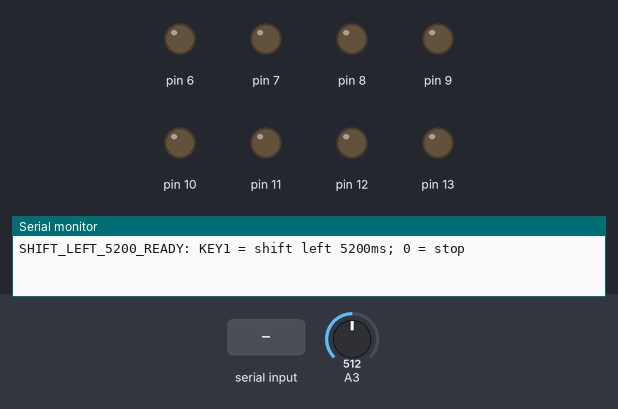
This sketch was run on a simulated Arduino Uno, built with avr-gcc and run on an emulated ATmega328P. Shown: output pins drawn as LEDs (lit = HIGH), the last lines printed to the serial monitor. Inputs (shaded band) come from the test bench; at power-on: A3 = 512.

Above: at 1.2 s.
1.3 s: A3 set to 53
2.8 s: A3 set to 47
At 3.7 s:
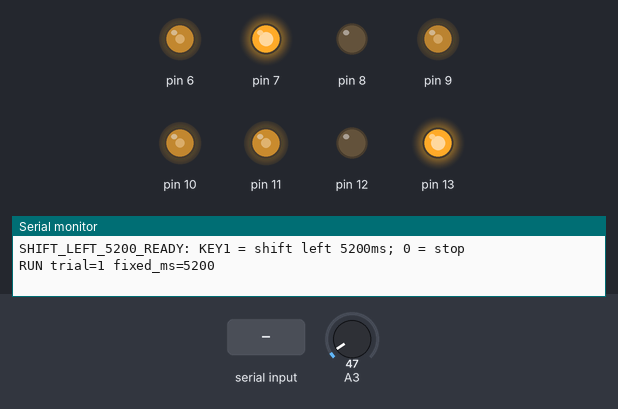
4.3 s: "0" received over Serial
At 5.0 s:
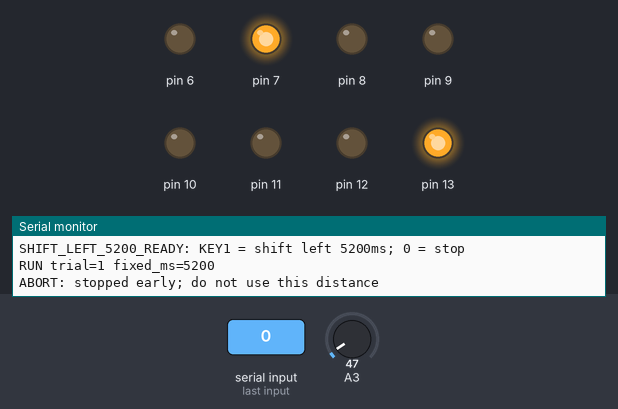
5.8 s: "1" received over Serial
At 6.2 s:
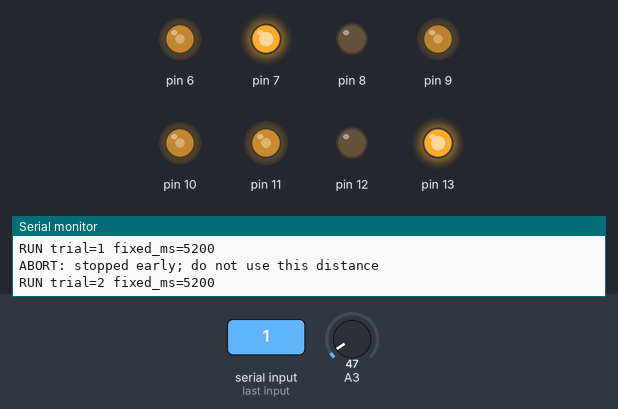
Timing chart, 0 to 12.5 s (numbered marks = the images above; inputs shaded):
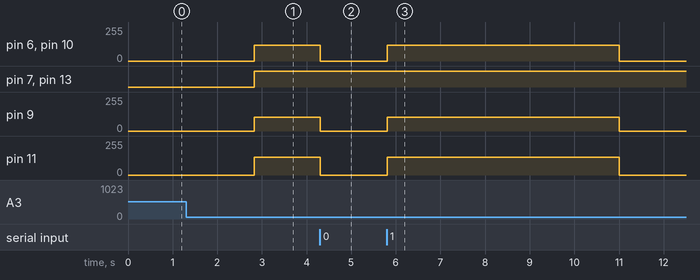

The sketch:

09____5_2__.ino
```cpp
volatile int _E5_B7_A6_E5_90_8E_E6_96_B9_E5_90_91;
volatile int _E5_8F_B3_E5_90_8E_E6_96_B9_E5_90_91;
volatile int _E5_B7_A6_E5_89_8D_E6_96_B9_E5_90_91;
volatile int _E5_8F_B3_E5_89_8D_E6_96_B9_E5_90_91;
volatile int _E5_B7_A6_E5_B9_B3_E7_A7_BB1_E5_8F_B7PWM;
volatile int _E5_B7_A6_E5_B9_B3_E7_A7_BB2_E5_8F_B7PWM;
volatile int _E5_B7_A6_E5_B9_B3_E7_A7_BB3_E5_8F_B7PWM;
volatile int _E5_B7_A6_E5_B9_B3_E7_A7_BB4_E5_8F_B7PWM;
volatile unsigned long _E5_B7_A6_E5_B9_B3_E7_A7_BB_E6_97_B6_E9_95_BF_E6_AF_AB_E7_A7_92;
volatile int _E8_BF_90_E8_A1_8C_E7_8A_B6_E6_80_81;
volatile int _E6_8C_89_E9_94_AE_E5_B0_B1_E7_BB_AA;
volatile unsigned long _E5_BC_80_E5_A7_8B_E6_97_B6_E5_88_BB;
volatile unsigned long _E6_B5_8B_E8_AF_95_E6_AC_A1_E6_95_B0;
volatile int _E4_B8_B2_E5_8F_A3_E5_91_BD_E4_BB_A4;

void setup(){
  _E5_B7_A6_E5_90_8E_E6_96_B9_E5_90_91 = 0;
  _E5_8F_B3_E5_90_8E_E6_96_B9_E5_90_91 = 0;
  _E5_B7_A6_E5_89_8D_E6_96_B9_E5_90_91 = 1;
  _E5_8F_B3_E5_89_8D_E6_96_B9_E5_90_91 = 1;
  _E5_B7_A6_E5_B9_B3_E7_A7_BB1_E5_8F_B7PWM = 120;
  _E5_B7_A6_E5_B9_B3_E7_A7_BB2_E5_8F_B7PWM = 105;
  _E5_B7_A6_E5_B9_B3_E7_A7_BB3_E5_8F_B7PWM = 120;
  _E5_B7_A6_E5_B9_B3_E7_A7_BB4_E5_8F_B7PWM = 135;
  _E5_B7_A6_E5_B9_B3_E7_A7_BB_E6_97_B6_E9_95_BF_E6_AF_AB_E7_A7_92 = 5200;
  _E8_BF_90_E8_A1_8C_E7_8A_B6_E6_80_81 = 0;
  _E6_8C_89_E9_94_AE_E5_B0_B1_E7_BB_AA = 0;
  _E5_BC_80_E5_A7_8B_E6_97_B6_E5_88_BB = 0;
  _E6_B5_8B_E8_AF_95_E6_AC_A1_E6_95_B0 = 0;
  _E4_B8_B2_E5_8F_A3_E5_91_BD_E4_BB_A4 = 0;
  Serial.begin(9600);
  pinMode(10, OUTPUT);
  pinMode(9, OUTPUT);
  pinMode(6, OUTPUT);
  pinMode(11, OUTPUT);
  pinMode(A3, INPUT);
analogWrite(10, 0);
analogWrite(9, 0);
analogWrite(6, 0);
analogWrite(11, 0);
pinMode(13, OUTPUT);
pinMode(8, OUTPUT);
pinMode(12, OUTPUT);
pinMode(7, OUTPUT);
Serial.println("SHIFT_LEFT_5200_READY: KEY1 = shift left 5200ms; 0 = stop");
  pinMode(A3, INPUT);
  pinMode(13, OUTPUT);
  pinMode(8, OUTPUT);
  pinMode(12, OUTPUT);
  pinMode(7, OUTPUT);
}

void loop(){
  if ((analogRead(A3) > 100)) {
  _E6_8C_89_E9_94_AE_E5_B0_B1_E7_BB_AA = 1;

  } else {
  if (((_E6_8C_89_E9_94_AE_E5_B0_B1_E7_BB_AA == 1) && (analogRead(A3) < 50))) {
  delay(25);
  if ((analogRead(A3) < 50)) {
  _E6_8C_89_E9_94_AE_E5_B0_B1_E7_BB_AA = 0;
  if ((_E8_BF_90_E8_A1_8C_E7_8A_B6_E6_80_81 == 1)) {
  analogWrite(10, 0);
  analogWrite(9, 0);
  analogWrite(6, 0);
  analogWrite(11, 0);
  _E8_BF_90_E8_A1_8C_E7_8A_B6_E6_80_81 = 0;
  Serial.println("ABORT: stopped early; do not use this distance");

  } else {
  if ((_E8_BF_90_E8_A1_8C_E7_8A_B6_E6_80_81 == 0)) {
  if (((((((((((_E5_B7_A6_E5_90_8E_E6_96_B9_E5_90_91 >= 0) && (_E5_B7_A6_E5_90_8E_E6_96_B9_E5_90_91 <= 1)) && ((_E5_8F_B3_E5_90_8E_E6_96_B9_E5_90_91 >= 0) && (_E5_8F_B3_E5_90_8E_E6_96_B9_E5_90_91 <= 1))) && ((_E5_B7_A6_E5_89_8D_E6_96_B9_E5_90_91 >= 0) && (_E5_B7_A6_E5_89_8D_E6_96_B9_E5_90_91 <= 1))) && ((_E5_8F_B3_E5_89_8D_E6_96_B9_E5_90_91 >= 0) && (_E5_8F_B3_E5_89_8D_E6_96_B9_E5_90_91 <= 1))) && ((_E5_B7_A6_E5_B9_B3_E7_A7_BB1_E5_8F_B7PWM > 0) && (_E5_B7_A6_E5_B9_B3_E7_A7_BB1_E5_8F_B7PWM <= 180))) && ((_E5_B7_A6_E5_B9_B3_E7_A7_BB2_E5_8F_B7PWM > 0) && (_E5_B7_A6_E5_B9_B3_E7_A7_BB2_E5_8F_B7PWM <= 180))) && ((_E5_B7_A6_E5_B9_B3_E7_A7_BB3_E5_8F_B7PWM > 0) && (_E5_B7_A6_E5_B9_B3_E7_A7_BB3_E5_8F_B7PWM <= 180))) && ((_E5_B7_A6_E5_B9_B3_E7_A7_BB4_E5_8F_B7PWM > 0) && (_E5_B7_A6_E5_B9_B3_E7_A7_BB4_E5_8F_B7PWM <= 180))) && ((_E5_B7_A6_E5_B9_B3_E7_A7_BB_E6_97_B6_E9_95_BF_E6_AF_AB_E7_A7_92 > 0) && (_E5_B7_A6_E5_B9_B3_E7_A7_BB_E6_97_B6_E9_95_BF_E6_AF_AB_E7_A7_92 <= 60000)))) {
  analogWrite(10, 0);
  analogWrite(9, 0);
  analogWrite(6, 0);
  analogWrite(11, 0);
  pinMode(13, OUTPUT);
  pinMode(8, OUTPUT);
  pinMode(12, OUTPUT);
  pinMode(7, OUTPUT);
  digitalWrite(13,_E5_8F_B3_E5_89_8D_E6_96_B9_E5_90_91);
  digitalWrite(8,_E5_8F_B3_E5_90_8E_E6_96_B9_E5_90_91);
  digitalWrite(12,_E5_B7_A6_E5_90_8E_E6_96_B9_E5_90_91);
  digitalWrite(7,_E5_B7_A6_E5_89_8D_E6_96_B9_E5_90_91);
  analogWrite(11, _E5_B7_A6_E5_B9_B3_E7_A7_BB4_E5_8F_B7PWM);
  analogWrite(9, _E5_B7_A6_E5_B9_B3_E7_A7_BB2_E5_8F_B7PWM);
  analogWrite(10, _E5_B7_A6_E5_B9_B3_E7_A7_BB1_E5_8F_B7PWM);
  analogWrite(6, _E5_B7_A6_E5_B9_B3_E7_A7_BB3_E5_8F_B7PWM);
  _E5_BC_80_E5_A7_8B_E6_97_B6_E5_88_BB = millis();
  _E8_BF_90_E8_A1_8C_E7_8A_B6_E6_80_81 = 1;
  _E6_B5_8B_E8_AF_95_E6_AC_A1_E6_95_B0 = (_E6_B5_8B_E8_AF_95_E6_AC_A1_E6_95_B0 + 1);
  Serial.print("RUN trial=");
  Serial.print(_E6_B5_8B_E8_AF_95_E6_AC_A1_E6_95_B0);
  Serial.print(" fixed_ms=");
  Serial.println(_E5_B7_A6_E5_B9_B3_E7_A7_BB_E6_97_B6_E9_95_BF_E6_AF_AB_E7_A7_92);

  } else {
  analogWrite(10, 0);
  analogWrite(9, 0);
  analogWrite(6, 0);
  analogWrite(11, 0);
  Serial.println("INVALID_SETTINGS: check direction/PWM/fixed_ms");

  }

  }

  }

  }

  }

  }
  if (Serial.available() > 0) {
  _E4_B8_B2_E5_8F_A3_E5_91_BD_E4_BB_A4 = Serial.read();
  if ((_E4_B8_B2_E5_8F_A3_E5_91_BD_E4_BB_A4 == 48)) {
  analogWrite(10, 0);
  analogWrite(9, 0);
  analogWrite(6, 0);
  analogWrite(11, 0);
  _E8_BF_90_E8_A1_8C_E7_8A_B6_E6_80_81 = 0;
  Serial.println("ABORT: stopped early; do not use this distance");

  } else {
  if ((_E4_B8_B2_E5_8F_A3_E5_91_BD_E4_BB_A4 == 49)) {
  if ((_E8_BF_90_E8_A1_8C_E7_8A_B6_E6_80_81 == 0)) {
  if (((((((((((_E5_B7_A6_E5_90_8E_E6_96_B9_E5_90_91 >= 0) && (_E5_B7_A6_E5_90_8E_E6_96_B9_E5_90_91 <= 1)) && ((_E5_8F_B3_E5_90_8E_E6_96_B9_E5_90_91 >= 0) && (_E5_8F_B3_E5_90_8E_E6_96_B9_E5_90_91 <= 1))) && ((_E5_B7_A6_E5_89_8D_E6_96_B9_E5_90_91 >= 0) && (_E5_B7_A6_E5_89_8D_E6_96_B9_E5_90_91 <= 1))) && ((_E5_8F_B3_E5_89_8D_E6_96_B9_E5_90_91 >= 0) && (_E5_8F_B3_E5_89_8D_E6_96_B9_E5_90_91 <= 1))) && ((_E5_B7_A6_E5_B9_B3_E7_A7_BB1_E5_8F_B7PWM > 0) && (_E5_B7_A6_E5_B9_B3_E7_A7_BB1_E5_8F_B7PWM <= 180))) && ((_E5_B7_A6_E5_B9_B3_E7_A7_BB2_E5_8F_B7PWM > 0) && (_E5_B7_A6_E5_B9_B3_E7_A7_BB2_E5_8F_B7PWM <= 180))) && ((_E5_B7_A6_E5_B9_B3_E7_A7_BB3_E5_8F_B7PWM > 0) && (_E5_B7_A6_E5_B9_B3_E7_A7_BB3_E5_8F_B7PWM <= 180))) && ((_E5_B7_A6_E5_B9_B3_E7_A7_BB4_E5_8F_B7PWM > 0) && (_E5_B7_A6_E5_B9_B3_E7_A7_BB4_E5_8F_B7PWM <= 180))) && ((_E5_B7_A6_E5_B9_B3_E7_A7_BB_E6_97_B6_E9_95_BF_E6_AF_AB_E7_A7_92 > 0) && (_E5_B7_A6_E5_B9_B3_E7_A7_BB_E6_97_B6_E9_95_BF_E6_AF_AB_E7_A7_92 <= 60000)))) {
  analogWrite(10, 0);
  analogWrite(9, 0);
  analogWrite(6, 0);
  analogWrite(11, 0);
  pinMode(13, OUTPUT);
  pinMode(8, OUTPUT);
  pinMode(12, OUTPUT);
  pinMode(7, OUTPUT);
  digitalWrite(13,_E5_8F_B3_E5_89_8D_E6_96_B9_E5_90_91);
  digitalWrite(8,_E5_8F_B3_E5_90_8E_E6_96_B9_E5_90_91);
  digitalWrite(12,_E5_B7_A6_E5_90_8E_E6_96_B9_E5_90_91);
  digitalWrite(7,_E5_B7_A6_E5_89_8D_E6_96_B9_E5_90_91);
  analogWrite(11, _E5_B7_A6_E5_B9_B3_E7_A7_BB4_E5_8F_B7PWM);
  analogWrite(9, _E5_B7_A6_E5_B9_B3_E7_A7_BB2_E5_8F_B7PWM);
  analogWrite(10, _E5_B7_A6_E5_B9_B3_E7_A7_BB1_E5_8F_B7PWM);
  analogWrite(6, _E5_B7_A6_E5_B9_B3_E7_A7_BB3_E5_8F_B7PWM);
  _E5_BC_80_E5_A7_8B_E6_97_B6_E5_88_BB = millis();
  _E8_BF_90_E8_A1_8C_E7_8A_B6_E6_80_81 = 1;
  _E6_B5_8B_E8_AF_95_E6_AC_A1_E6_95_B0 = (_E6_B5_8B_E8_AF_95_E6_AC_A1_E6_95_B0 + 1);
  Serial.print("RUN trial=");
  Serial.print(_E6_B5_8B_E8_AF_95_E6_AC_A1_E6_95_B0);
  Serial.print(" fixed_ms=");
  Serial.println(_E5_B7_A6_E5_B9_B3_E7_A7_BB_E6_97_B6_E9_95_BF_E6_AF_AB_E7_A7_92);

  } else {
  analogWrite(10, 0);
  analogWrite(9, 0);
  analogWrite(6, 0);
  analogWrite(11, 0);
  Serial.println("INVALID_SETTINGS: check direction/PWM/fixed_ms");

  }

  }

  }

  }

  }
  if (((_E8_BF_90_E8_A1_8C_E7_8A_B6_E6_80_81 == 1) && ((millis() - _E5_BC_80_E5_A7_8B_E6_97_B6_E5_88_BB) >= _E5_B7_A6_E5_B9_B3_E7_A7_BB_E6_97_B6_E9_95_BF_E6_AF_AB_E7_A7_92))) {
  analogWrite(10, 0);
  analogWrite(9, 0);
  analogWrite(6, 0);
  analogWrite(11, 0);
  _E8_BF_90_E8_A1_8C_E7_8A_B6_E6_80_81 = 0;
  Serial.print("DONE trial=");
  Serial.print(_E6_B5_8B_E8_AF_95_E6_AC_A1_E6_95_B0);
  Serial.print(" fixed_ms=");
  Serial.println(_E5_B7_A6_E5_B9_B3_E7_A7_BB_E6_97_B6_E9_95_BF_E6_AF_AB_E7_A7_92);
  Serial.println("Measure distance in cm; KEY1 repeats forward");

  }
  delay(5);

}
```

Measured:
- the behaviour switches between 50 and 49 on A3 (found by bisection; images 0 and 1)
- after the input at 1.3 s, every drawn part: stays the same
- after the input at 2.8 s, pin 6, pin 10: 0/255 → 120/255 at once; pin 7, pin 13: LOW → HIGH at once; pin 9: 0/255 → 105/255 at once; pin 11: 0/255 → 135/255 at once
- after the input at 4.3 s, pin 6, pin 10: 120/255 → 0/255 at once; pin 9: 105/255 → 0/255 at once; pin 11: 135/255 → 0/255 at once
- after the input at 5.8 s, pin 6, pin 10: 0/255 → 120/255 at once, → 0/255 5.2 s later; pin 9: 0/255 → 105/255 at once, → 0/255 5.2 s later; pin 11: 0/255 → 135/255 at once, → 0/255 5.2 s later
